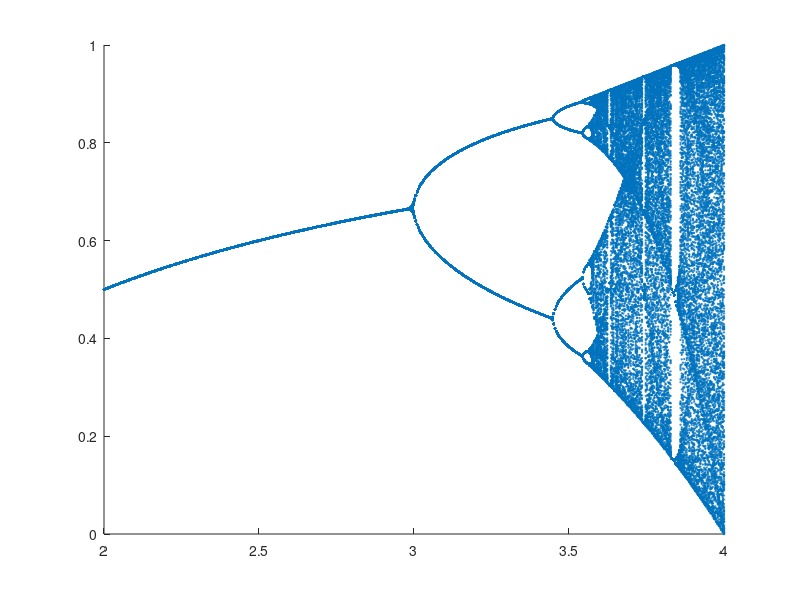

Write MATLAB code to recreate this figure.
% simulate feigenbaum period doubling
clear all; close all;
clc;

r=2;
u=0.1;
offset=2;
x_init=0.1;
numU=500;
u=offset+linspace(0,2,numU);
count = 1;
for k=1:numU
x=x_init;
for i=1:numU
    %x = 1 - u(k)*abs(x).^r;
    x = u(k)*x*(1-x);
  if i > 200
	  y(count)=x;
	  p(count)=u(k);
      count = count + 1;
  end
end
end

%plot(y, '.' , 'MarkerSize', 6)
scatter(p,y, 1,'red')
%ylim ([-2 2])
%set(h, 'Markersize','1');